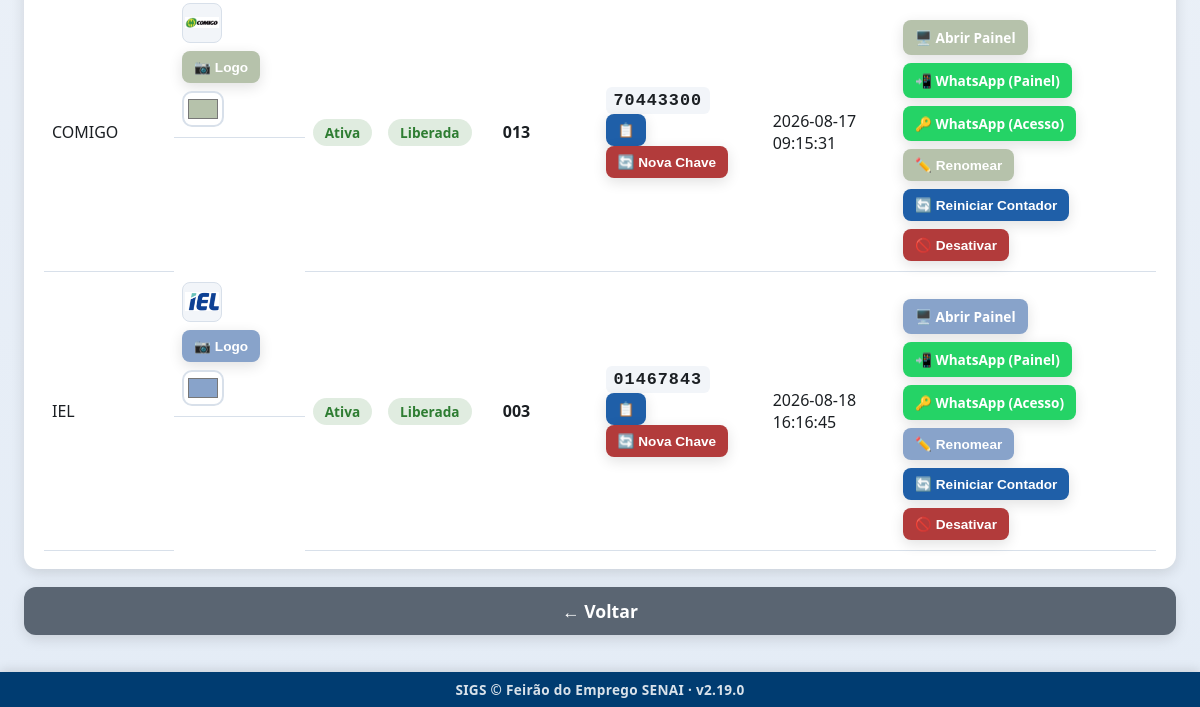
The app's page /admin/empresas (signed in, lower part), older data.
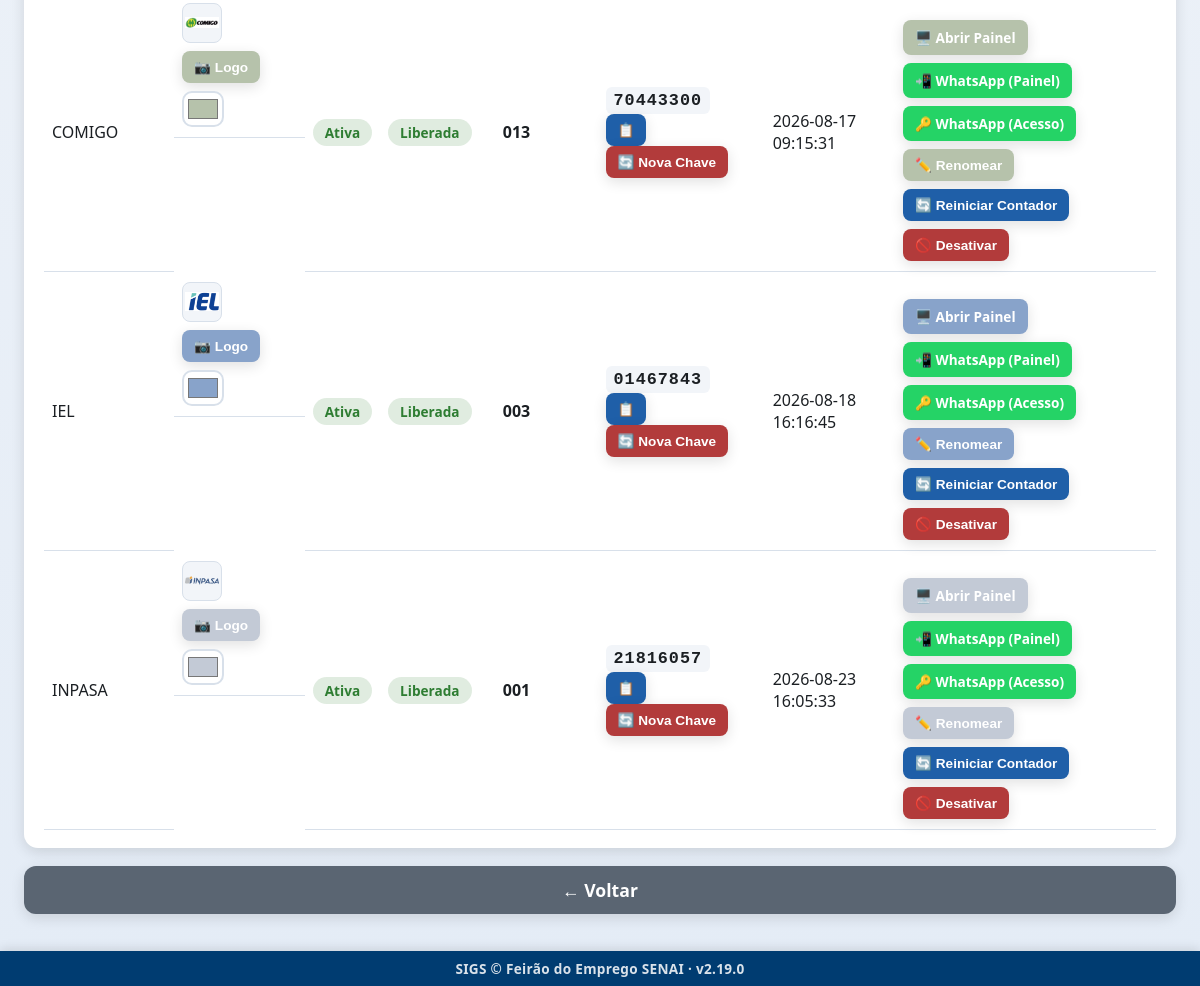
The same page, newer data.
### tables this page shows
CREATE TABLE empresas (
                id INTEGER PRIMARY KEY AUTOINCREMENT,
                nome TEXT NOT NULL UNIQUE,
                ativa INTEGER NOT NULL DEFAULT 1,
                data_criacao TEXT NOT NULL
            , logo_path TEXT, cor_principal TEXT, contador_atual INTEGER NOT NULL DEFAULT 0, emissao_bloqueada_em TEXT, chave_acesso TEXT, fixa INTEGER NOT NULL DEFAULT 0);

### app.py (the view)
@app.route("/admin/empresas")
@auth.login_required
@auth.admin_required
def empresas_tela():
    empresas = database.listar_empresas()
    return render_template(
        "empresas.html",
        config=config_manager.obter_todas(),
        empresas=empresas,
    )

### app.py (called while the page is built)
@app.context_processor
def injetar_usuario_logado():
    usuario_sessao = auth.usuario_logado()
    identidade_empresa = None
    if usuario_sessao and usuario_sessao.get("perfil") == PerfilUsuario.RECRUTADOR:
        empresa_id = usuario_sessao.get("empresa_id")
        if empresa_id:
            empresa = database.obter_empresa_por_id(empresa_id)
            if empresa and (empresa.logo_path or empresa.cor_principal):
                identidade_empresa = {"logo_path": empresa.logo_path, "cor": empresa.cor_principal}
    return {
        "usuario_logado": usuario_sessao,
        "eh_admin": auth.eh_admin(),
        "sigs_versao": SIGS_VERSAO,
        "identidade_empresa": identidade_empresa,
    }

### auth.py (called while the page is built)
def eh_admin() -> bool:
    return session.get(CHAVE_SESSAO_PERFIL) == PerfilUsuario.ADMIN

### config.py (called while the page is built)
    def _conectar(self) -> sqlite3.Connection:
        conexao = sqlite3.connect(str(DATABASE_PATH), timeout=10, check_same_thread=False)
        conexao.row_factory = sqlite3.Row
        return conexao

### models.py (called while the page is built)
    def to_dict(self) -> dict:
        return asdict(self)

### templates/empresas.html (shortened to what the changed rows need)
{% extends "layout.html" %}
{% block conteudo %}
<div class="pagina pagina-empresas">
    <main class="conteudo-principal">
        <section class="card card-tabela-empresas">
            <table class="tabela-fila">
                <tbody id="empresas-corpo">
                    {% for empresa in empresas %}
                    <tr data-empresa-id="{{ empresa.id }}" style="--cor-empresa: {{ empresa.cor_principal or 'var(--cor-principal-clara)' }};">
                        <td class="celula-nome-empresa">
                            {{ empresa.nome }}
                        </td>
                        <td class="identidade-visual-empresa">
                            <img class="logo-empresa-preview"
                                 id="logo-preview-{{ empresa.id }}"
                                 src="{% if empresa.logo_path %}{{ url_for('static', filename=empresa.logo_path) }}{% else %}{{ url_for('static', filename='img/logo.png') }}{% endif %}"
                                 alt="Logo {{ empresa.nome }}">
                            <button type="button" class="botao botao-secundario botao-acao-pequeno btn-upload-logo"
                                    data-target="logo-input-{{ empresa.id }}">
                                📷 Logo
                            </button>
                            <input type="color" class="input-cor-empresa" data-empresa-id="{{ empresa.id }}"
                                   value="{{ empresa.cor_principal or '#003C71' }}" title="Cor da empresa">
                        </td>
                        <td>
                            <span class="status-badge-{{ 'ativo' if empresa.ativa else 'inativo' }}">
                                {{ 'Ativa' if empresa.ativa else 'Inativa' }}
                            </span>
                        </td>
                        <td class="celula-atendimento-empresa" id="atendimento-empresa-{{ empresa.id }}">
                            {% if empresa.emissao_bloqueada_em %}
                            <span class="status-badge-inativo">🚫 Bloqueada ({{ empresa.emissao_bloqueada_em }})</span>
                            <button class="botao botao-primario botao-acao-pequeno btn-reativar-emissao-empresa"
                                    data-empresa-id="{{ empresa.id }}" data-empresa-nome="{{ empresa.nome }}">
                                🔓 Reativar
                            </button>
                            {% else %}
                            <span class="status-badge-ativo">Liberada</span>
                            {% endif %}
                        </td>
                        <td class="celula-proxima-senha" id="proxima-senha-{{ empresa.id }}">
                            {{ '%03d' | format(empresa.contador_atual + 1) }}
                        </td>
                        <td class="celula-chave-empresa">
                            {% if empresa.fixa %}
                            <!-- Opções fixas não têm recrutador — login por chave nunca
                                 se aplica a elas (ver app.py:empresa_login_tela), então a
                                 chave não é exibida aqui para não sugerir uma ação sem
                                 utilidade. -->
                            <span title="Não se aplica: esta opção não tem recrutador.">—</span>
                            {% else %}
                            <code id="chave-empresa-{{ empresa.id }}">{{ empresa.chave_acesso }}</code>
                            <button type="button" class="botao botao-secundario botao-acao-pequeno btn-copiar-chave-empresa"
                                    data-empresa-id="{{ empresa.id }}" title="Copiar chave">
                                📋
                            </button>
                            <button type="button" class="botao botao-alerta botao-acao-pequeno btn-regenerar-chave-empresa"
                                    data-empresa-id="{{ empresa.id }}" data-empresa-nome="{{ empresa.nome }}" title="Gerar uma nova chave (invalida a atual)">
                                🔄 Nova Chave
                            </button>
                            {% endif %}
                        </td>
                        <td>{{ empresa.data_criacao }}</td>
                        <td class="acoes-usuario">
                            <a class="botao botao-secundario botao-acao-pequeno btn-abrir-painel-empresa"
                               href="{{ url_for('painel_empresa', empresa_id=empresa.id) }}" target="_blank">
                                🖥️ Abrir Painel
                            </a>
                            <a class="botao botao-whatsapp botao-acao-pequeno"
                               href="https://wa.me/?text={{ ('Painel de Chamadas — ' + empresa.nome + ': ' + url_for('painel_empresa', empresa_id=empresa.id, _external=True)) | urlencode }}"
                               target="_blank" rel="noopener">
                                📲 WhatsApp (Painel)
                            </a>
                            {% if not empresa.fixa %}
                            <a class="botao botao-whatsapp botao-acao-pequeno"
                               href="https://wa.me/?text={{ ('Acesso ao sistema de senhas — ' + empresa.nome + ': entre em ' + url_for('empresa_login_tela', empresa_id=empresa.id, _external=True) + ' e use a chave ' + (empresa.chave_acesso or '')) | urlencode }}"
                               target="_blank" rel="noopener">
                                🔑 WhatsApp (Acesso)
                            </a>
                            <button class="botao botao-secundario botao-acao-pequeno btn-renomear-empresa" data-empresa-id="{{ empresa.id }}" data-empresa-nome="{{ empresa.nome }}">
                                ✏️ Renomear
                            </button>
                            {% endif %}
                            <button class="botao botao-secundario botao-acao-pequeno btn-reiniciar-contador-empresa"
                                    data-empresa-id="{{ empresa.id }}" data-empresa-nome="{{ empresa.nome }}">
                                🔄 Reiniciar Contador
                            </button>
                            {% if not empresa.fixa %}
                            <button class="botao {{ 'botao-alerta' if empresa.ativa else 'botao-primario' }} botao-acao-pequeno btn-toggle-status-empresa"
                                    data-empresa-id="{{ empresa.id }}" data-ativa="{{ empresa.ativa | lower }}">
                                {{ '🚫 Desativar' if empresa.ativa else '✅ Ativar' }}
                            </button>
                            {% endif %}
                        </td>
                    </tr>
                    {% else %}
                    <tr><td colspan="8">Nenhuma empresa cadastrada ainda.</td></tr>
                    {% endfor %}
                </tbody>
            </table>
        </section>
    </main>
</div>
{% endblock %}

Row changes from the older to the newer data that the page shows:
added empresas: nome "INPASA", logo_path (picture), cor_principal "#c3cad6", ativa "Ativa", empresa.contador_atual+1 "001", chave_acesso "21816057", data_criacao "2026-08-23 16:05:33", ativa "🚫 Desativar"
